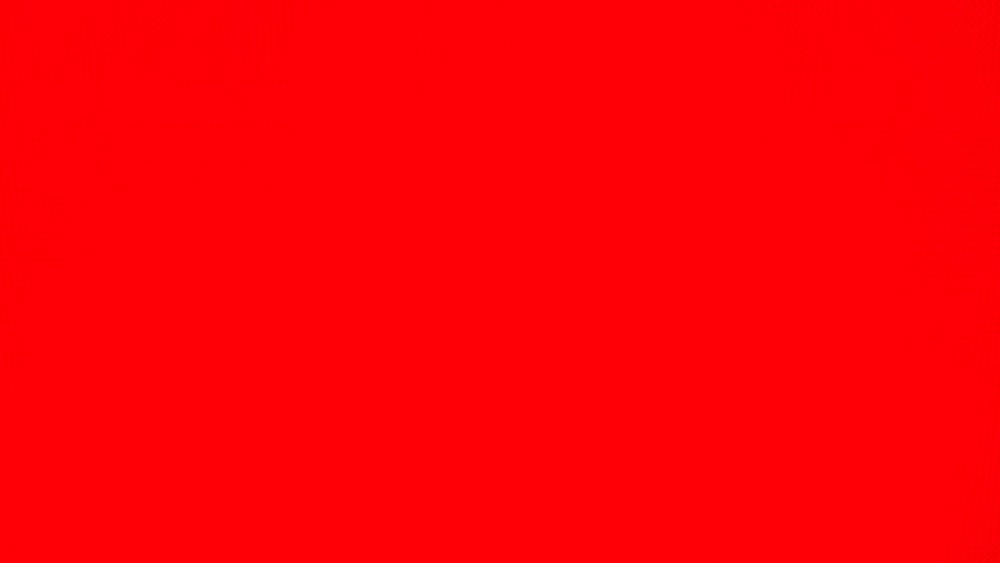
#> input picture 1week/Pictures/Red.jpg, 1000 x 563 px, shrunk from 4000 x 2252 before the run
$ python picture.py Pictures/Red.jpg
#> lines starting #> are read from the running program, lines starting #| are printed output that depends on the picture
import cv2
import numpy as np
import sys

def get_center_rgb_linear(path, roi_size=200):
    # Read image (BGR)
#> called with path = 'Pictures/Red.jpg', roi_size = 200
    img = cv2.imread(path)
#> img is the input picture: shape (563, 1000, 3); mean B, G, R 5.8, 0, 254.7
    if img is None:
        raise FileNotFoundError(f"Cannot find {path}")

    # Convert to RGB
    img = cv2.cvtColor(img, cv2.COLOR_BGR2RGB).astype(np.float64)

    # Get center ROI
    h, w, _ = img.shape
#> h = 563; w = 1000
    cy, cx = h // 2, w // 2
#> cy = 281; cx = 500
    half = roi_size // 2

    roi = img[cy-half:cy+half, cx-half:cx+half, :]
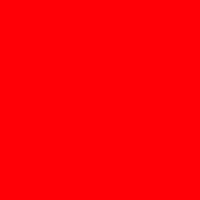
#> roi: shape (200, 200, 3) float64; mean R, G, B 255, 0, 6

    # Mean RGB (assumed linear brightness)
    lr = float(np.mean(roi[:, :, 0]))
#> lr = 255
    lg = float(np.mean(roi[:, :, 1]))
#> lg = 0
    lb = float(np.mean(roi[:, :, 2]))
#> lb = 6

    return lr, lg, lb


# ===== choose picture =====
if len(sys.argv) < 2:
    print("Usage: python main.py <image_path>")
    sys.exit(1)

path = sys.argv[1]

lr, lg, lb = get_center_rgb_linear(path)
#> lr = 255; lg = 0; lb = 6

Rr, Rg, Rb = get_center_rgb_linear("Pictures/Red.jpg")
#> Rr = 255; Rg = 0; Rb = 6
Gr, Gg, Gb = get_center_rgb_linear("Pictures/Green.jpg")
#> call 3 of get_center_rgb_linear, with path = 'Pictures/Green.jpg', roi_size = 200
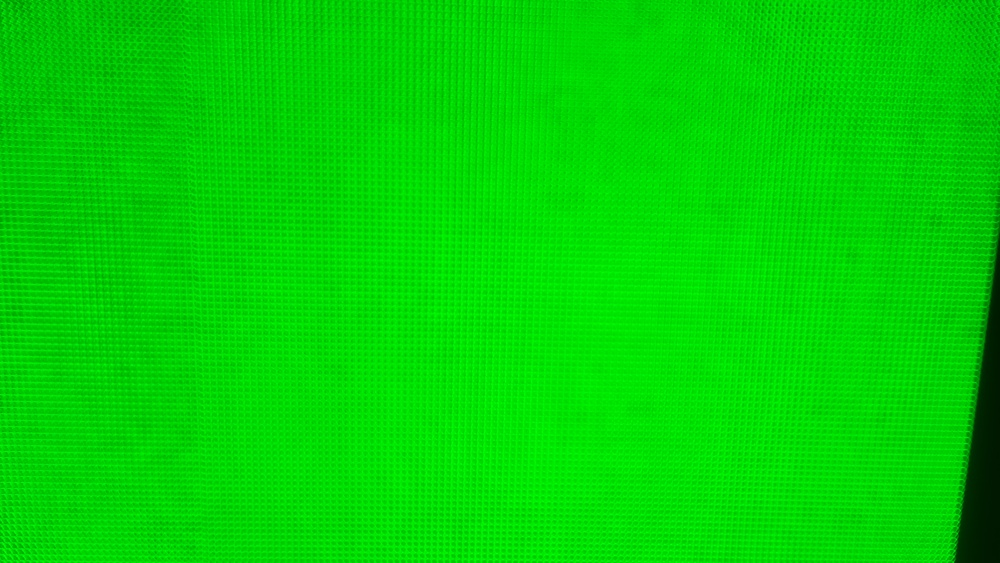
#> input picture 1week/Pictures/Green.jpg, 1000 x 563 px, shrunk from 4000 x 2252 before the run
#> in get_center_rgb_linear, img is the input picture: shape (563, 1000, 3); mean B, G, R 3.1, 212.4, 2
#> in get_center_rgb_linear (call 3), `roi = img[cy-half:cy+half, cx-half:cx+half, :]`:
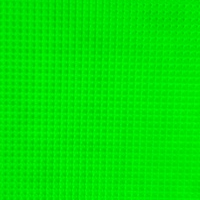
#> roi: shape (200, 200, 3) float64; mean R, G, B 1.7, 227.5, 2.4
#> in get_center_rgb_linear (call 3), `lr = float(np.mean(roi[:, :, 0]))`: lr = 1.68
#> in get_center_rgb_linear (call 3), `lg = float(np.mean(roi[:, :, 1]))`: lg = 227.5
#> in get_center_rgb_linear (call 3), `lb = float(np.mean(roi[:, :, 2]))`: lb = 2.44
#> Gr = 1.68; Gg = 227.5; Gb = 2.44
Br, Bg, Bb = get_center_rgb_linear("Pictures/Blue.jpg")
#> call 4 of get_center_rgb_linear, with path = 'Pictures/Blue.jpg', roi_size = 200
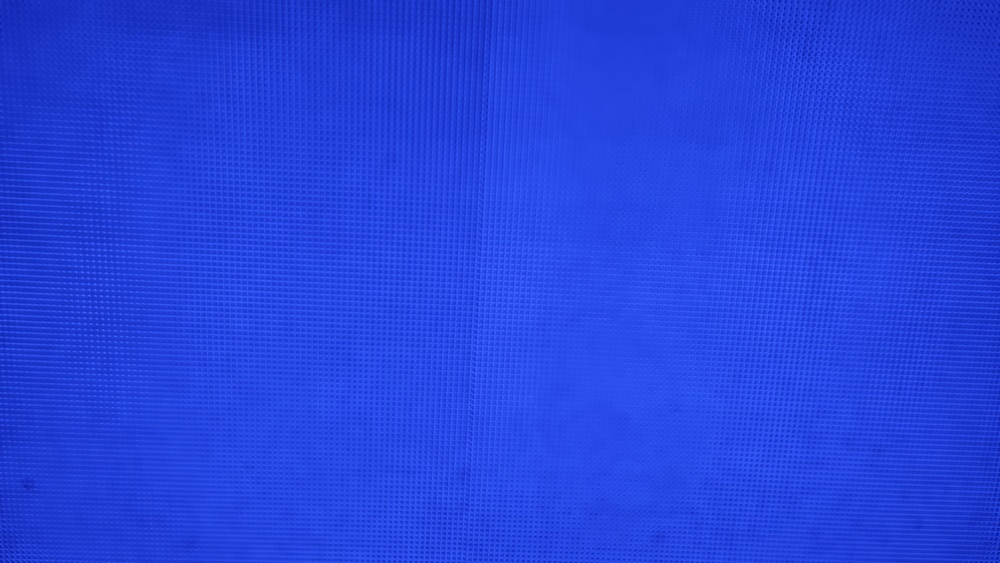
#> input picture 1week/Pictures/Blue.jpg, 1000 x 563 px, shrunk from 4000 x 2252 before the run
#> in get_center_rgb_linear, img is the input picture: shape (563, 1000, 3); mean B, G, R 221.7, 66.5, 36.3
#> in get_center_rgb_linear (call 4), `roi = img[cy-half:cy+half, cx-half:cx+half, :]`:
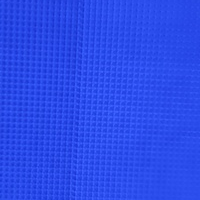
#> roi: shape (200, 200, 3) float64; mean R, G, B 42.5, 75.5, 234.5
#> in get_center_rgb_linear (call 4), `lr = float(np.mean(roi[:, :, 0]))`: lr = 42.49
#> in get_center_rgb_linear (call 4), `lg = float(np.mean(roi[:, :, 1]))`: lg = 75.47
#> in get_center_rgb_linear (call 4), `lb = float(np.mean(roi[:, :, 2]))`: lb = 234.5
#> Br = 42.49; Bg = 75.47; Bb = 234.5

M = np.array([
    [Rr, Gr, Br],
    [Rg, Gg, Bg],
    [Rb, Gb, Bb]
], dtype=float)
#> M = [[255, 1.68, 42.49], [0, 227.5, 75.47], [6, 2.44, 234.5]]
M_inv = np.linalg.inv(M)
#> M_inv = [[0.00394, -2.15e-05, -0.000707], [3.35e-05, 0.00441, -0.00143], [-0.000101, -4.53e-05, 0.0043]]

x = np.array([lr,lg,lb], dtype=float)
#> x = [255, 0, 6]
y = M_inv @ x
#> y = [1, -1.3e-18, -1.73e-18]
print(y)
#| [ 1.00000000e+00 -1.30104261e-18 -1.73472348e-18]
y = np.clip(y, 1e-12, None)
#> y = [1, 1e-12, 1e-12]
y = 255 * np.exp(np.log(y) / 2.17)
#> y = [255, 0.000753, 0.000753]
y = np.round(y).astype(int)
#> y = [255, 0, 0]
print(path, " RGB = ", y)
#| Pictures/Red.jpg  RGB =  [255   0   0]
